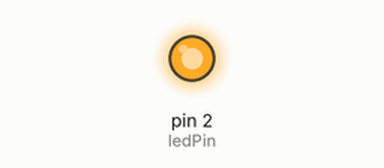
Recording of a sketch running on a simulated Arduino Uno, built with avr-gcc and run on an emulated ATmega328P. Shown: output pins drawn as LEDs (lit = HIGH).

Above: at 2.5 s.
At 7.5 s:
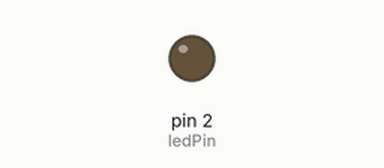
Timing chart, 0 to 13.0 s (numbered marks = the images above):
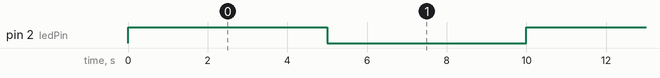

The sketch:

sketch.ino
```cpp
int ledPin = 2;
int delayTime = 5000;

void setup()
{
  pinMode(ledPin, OUTPUT);
}

void loop()
{
  digitalWrite(ledPin, HIGH);
  delay(delayTime);
  digitalWrite(ledPin, LOW);
  delay(delayTime);

}
```

Measured:
- by itself, pin 2 (ledPin): alternates HIGH for 5.0 s and LOW for 5.0 s
